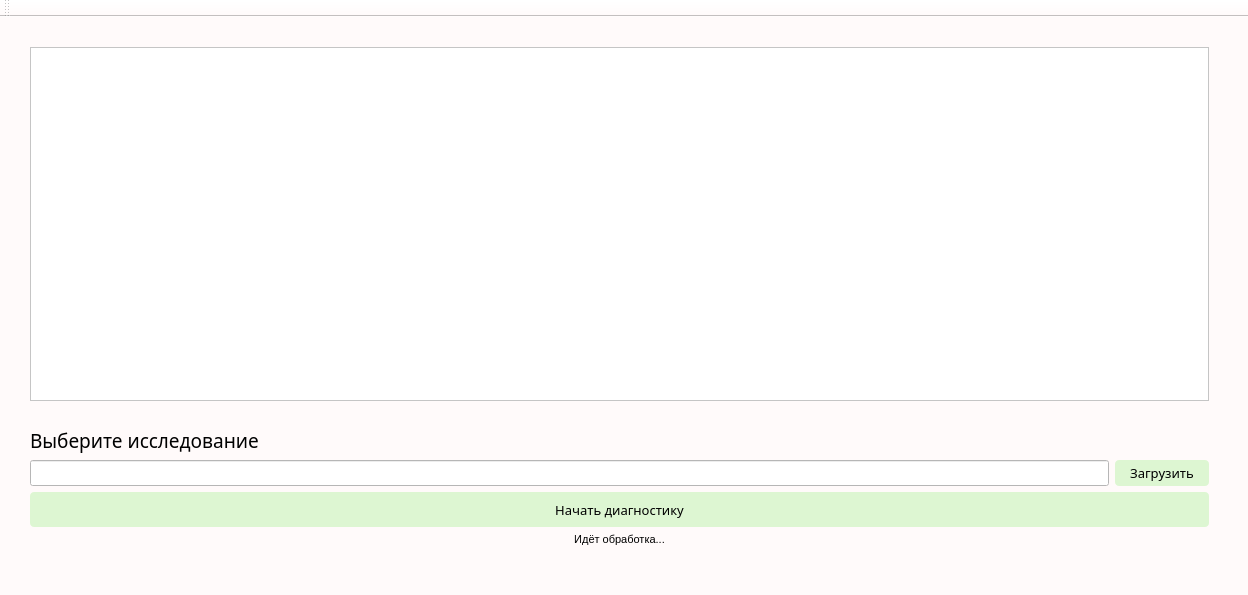
<?xml version="1.0" encoding="UTF-8"?>
<ui version="4.0">
 <class>MainWindow</class>
 <widget class="QMainWindow" name="MainWindow">
  <property name="geometry">
   <rect>
    <x>0</x>
    <y>0</y>
    <width>1248</width>
    <height>595</height>
   </rect>
  </property>
  <property name="windowTitle">
   <string>Диагностика заболеваний</string>
  </property>
  <property name="styleSheet">
   <string notr="true">background-color: #fffafa   </string>
  </property>
  <widget class="QWidget" name="centralWidget">
   <widget class="QWidget" name="verticalLayoutWidget">
    <property name="geometry">
     <rect>
      <x>19</x>
      <y>19</y>
      <width>1201</width>
      <height>521</height>
     </rect>
    </property>
    <layout class="QVBoxLayout" name="verticalLayout">
     <item>
      <widget class="QGraphicsView" name="graphicsView">
       <property name="styleSheet">
        <string notr="true">background-color: white
</string>
       </property>
      </widget>
     </item>
     <item>
      <spacer name="verticalSpacer">
       <property name="orientation">
        <enum>Qt::Vertical</enum>
       </property>
       <property name="sizeType">
        <enum>QSizePolicy::Fixed</enum>
       </property>
       <property name="sizeHint" stdset="0">
        <size>
         <width>10</width>
         <height>20</height>
        </size>
       </property>
      </spacer>
     </item>
     <item>
      <widget class="QLabel" name="label">
       <property name="sizePolicy">
        <sizepolicy hsizetype="Fixed" vsizetype="Minimum">
         <horstretch>0</horstretch>
         <verstretch>0</verstretch>
        </sizepolicy>
       </property>
       <property name="minimumSize">
        <size>
         <width>0</width>
         <height>0</height>
        </size>
       </property>
       <property name="font">
        <font>
         <family>Papyrus</family>
         <pointsize>14</pointsize>
         <weight>50</weight>
         <bold>false</bold>
         <underline>false</underline>
         <strikeout>false</strikeout>
        </font>
       </property>
       <property name="layoutDirection">
        <enum>Qt::LeftToRight</enum>
       </property>
       <property name="styleSheet">
        <string notr="true"/>
       </property>
       <property name="text">
        <string>Выберите исследование</string>
       </property>
       <property name="textFormat">
        <enum>Qt::AutoText</enum>
       </property>
       <property name="alignment">
        <set>Qt::AlignLeading|Qt::AlignLeft|Qt::AlignVCenter</set>
       </property>
      </widget>
     </item>
     <item>
      <layout class="QHBoxLayout" name="horizontalLayout">
       <item>
        <widget class="QLineEdit" name="lineEdit">
         <property name="sizePolicy">
          <sizepolicy hsizetype="Expanding" vsizetype="Preferred">
           <horstretch>0</horstretch>
           <verstretch>0</verstretch>
          </sizepolicy>
         </property>
         <property name="font">
          <font>
           <pointsize>9</pointsize>
          </font>
         </property>
         <property name="styleSheet">
          <string notr="true">background-color: white</string>
         </property>
        </widget>
       </item>
       <item>
        <widget class="QPushButton" name="pushButton_2">
         <property name="font">
          <font>
           <family>Papyrus</family>
           <pointsize>10</pointsize>
          </font>
         </property>
         <property name="styleSheet">
          <string notr="true">QPushButton {
        border: none;
        background: #DDF6D2;
		padding: 4px 15px;
        border-radius: 4px;
    }
    QPushButton:hover {
        background: #CAE8BD;
    }
    QPushButton:pressed {
        background: #B0DB9C;
    }</string>
         </property>
         <property name="text">
          <string>Загрузить</string>
         </property>
         <property name="flat">
          <bool>false</bool>
         </property>
        </widget>
       </item>
      </layout>
     </item>
     <item>
      <widget class="QPushButton" name="pushButton">
       <property name="sizePolicy">
        <sizepolicy hsizetype="MinimumExpanding" vsizetype="Fixed">
         <horstretch>0</horstretch>
         <verstretch>0</verstretch>
        </sizepolicy>
       </property>
       <property name="minimumSize">
        <size>
         <width>0</width>
         <height>35</height>
        </size>
       </property>
       <property name="font">
        <font>
         <family>Papyrus</family>
         <pointsize>10</pointsize>
        </font>
       </property>
       <property name="styleSheet">
        <string notr="true">QPushButton {
        border: none;
        background: #DDF6D2;
        border-radius: 4px;
    }
    QPushButton:hover {
        background: #CAE8BD;
    }
    QPushButton:pressed {
        background: #B0DB9C;
    }</string>
       </property>
       <property name="text">
        <string>Начать диагностику</string>
       </property>
       <property name="flat">
        <bool>false</bool>
       </property>
      </widget>
     </item>
     <item>
      <widget class="QLabel" name="label_2">
       <property name="font">
        <font>
         <pointsize>8</pointsize>
        </font>
       </property>
       <property name="styleSheet">
        <string notr="true">paddings-left: 3 px;</string>
       </property>
       <property name="text">
        <string>Идёт обработка...</string>
       </property>
       <property name="alignment">
        <set>Qt::AlignCenter</set>
       </property>
      </widget>
     </item>
    </layout>
   </widget>
  </widget>
  <widget class="QMenuBar" name="menuBar">
   <property name="geometry">
    <rect>
     <x>0</x>
     <y>0</y>
     <width>1228</width>
     <height>21</height>
    </rect>
   </property>
  </widget>
  <widget class="QToolBar" name="mainToolBar">
   <attribute name="toolBarArea">
    <enum>TopToolBarArea</enum>
   </attribute>
   <attribute name="toolBarBreak">
    <bool>false</bool>
   </attribute>
  </widget>
  <widget class="QStatusBar" name="statusBar"/>
 </widget>
 <layoutdefault spacing="6" margin="11"/>
 <resources/>
 <connections/>
</ui>
